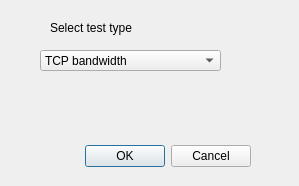
<?xml version="1.0" encoding="UTF-8"?>
<ui version="4.0">
 <class>SelectTestDialog</class>
 <widget class="QDialog" name="SelectTestDialog">
  <property name="geometry">
   <rect>
    <x>0</x>
    <y>0</y>
    <width>299</width>
    <height>186</height>
   </rect>
  </property>
  <property name="windowTitle">
   <string>Dialog</string>
  </property>
  <widget class="QDialogButtonBox" name="buttonBox">
   <property name="geometry">
    <rect>
     <x>30</x>
     <y>140</y>
     <width>221</width>
     <height>32</height>
    </rect>
   </property>
   <property name="orientation">
    <enum>Qt::Horizontal</enum>
   </property>
   <property name="standardButtons">
    <set>QDialogButtonBox::Cancel|QDialogButtonBox::Ok</set>
   </property>
  </widget>
  <widget class="QComboBox" name="testComboBox">
   <property name="geometry">
    <rect>
     <x>40</x>
     <y>50</y>
     <width>181</width>
     <height>21</height>
    </rect>
   </property>
   <item>
    <property name="text">
     <string>TCP bandwidth</string>
    </property>
   </item>
   <item>
    <property name="text">
     <string>Ping</string>
    </property>
   </item>
  </widget>
  <widget class="QLabel" name="label">
   <property name="geometry">
    <rect>
     <x>50</x>
     <y>20</y>
     <width>91</width>
     <height>16</height>
    </rect>
   </property>
   <property name="text">
    <string>Select test type</string>
   </property>
  </widget>
  <widget class="QWidget" name="horizontalLayoutWidget">
   <property name="geometry">
    <rect>
     <x>30</x>
     <y>80</y>
     <width>231</width>
     <height>51</height>
    </rect>
   </property>
   <layout class="QHBoxLayout" name="ipSelectionLayout"/>
  </widget>
 </widget>
 <resources/>
 <connections>
  <connection>
   <sender>buttonBox</sender>
   <signal>accepted()</signal>
   <receiver>SelectTestDialog</receiver>
   <slot>accept()</slot>
   <hints>
    <hint type="sourcelabel">
     <x>248</x>
     <y>254</y>
    </hint>
    <hint type="destinationlabel">
     <x>157</x>
     <y>274</y>
    </hint>
   </hints>
  </connection>
  <connection>
   <sender>buttonBox</sender>
   <signal>rejected()</signal>
   <receiver>SelectTestDialog</receiver>
   <slot>reject()</slot>
   <hints>
    <hint type="sourcelabel">
     <x>316</x>
     <y>260</y>
    </hint>
    <hint type="destinationlabel">
     <x>286</x>
     <y>274</y>
    </hint>
   </hints>
  </connection>
 </connections>
</ui>
